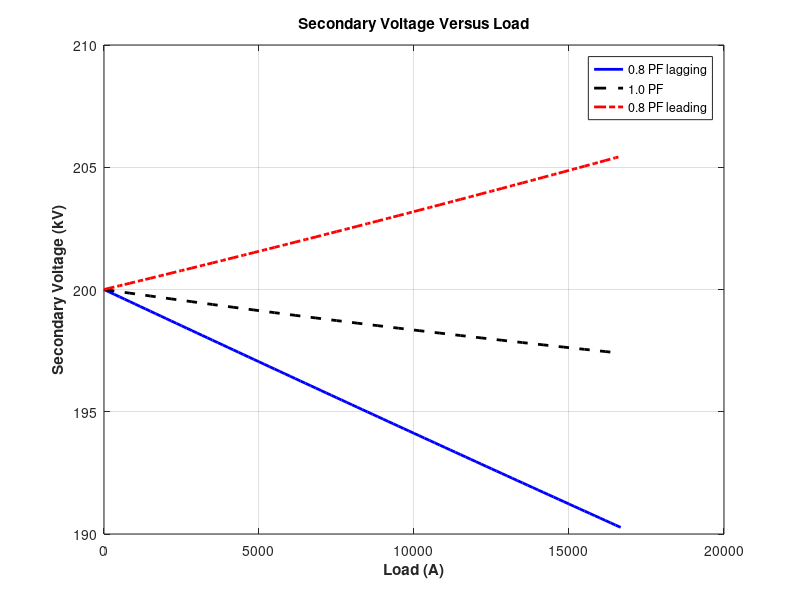

Write the MATLAB code that produced this figure.
% M-file: prob2_8.m
% M-file to calculate and plot the secondary voltage
% of a transformer as a function of load for power
% factors of 0.8 lagging, 1.0, and 0.8 leading.
% These calculations are done using an equivalent
% circuit referred to the primary side.
% Define values for this transformer
VP = 15000; % Primary voltage (V)
amps = 0:166.67:16667; % Current values (A)
Req = 0.0135; % Equivalent R (ohms)
Xeq = 0.0563; % Equivalent X (ohms)
% Calculate the current values for the three
% power factors. The first row of I contains
% the lagging currents, the second row contains
% the unity currents, and the third row contains

% the leading currents.
I(1,:) = amps .* ( 0.8 - j*0.6); % Lagging
I(2,:) = amps .* ( 1.0 ); % Unity
I(3,:) = amps .* ( 0.8 + j*0.6); % Leading
% Calculate VS referred to the primary side
% for each current and power factor.
aVS = VP - (Req.*I + j.*Xeq.*I);
% Refer the secondary voltages back to the
% secondary side using the turns ratio.
VS = aVS * (200/15);
% Plot the secondary voltage (in kV!) versus load
plot(amps,abs(VS(1,:)/1000),'b-','LineWidth',2.0);
hold on;
plot(amps,abs(VS(2,:)/1000),'k--','LineWidth',2.0);
plot(amps,abs(VS(3,:)/1000),'r-.','LineWidth',2.0);
title ('\bfSecondary Voltage Versus Load');
xlabel ('\bfLoad (A)');
ylabel ('\bfSecondary Voltage (kV)');
legend('0.8 PF lagging','1.0 PF','0.8 PF leading');
grid on;
hold off;